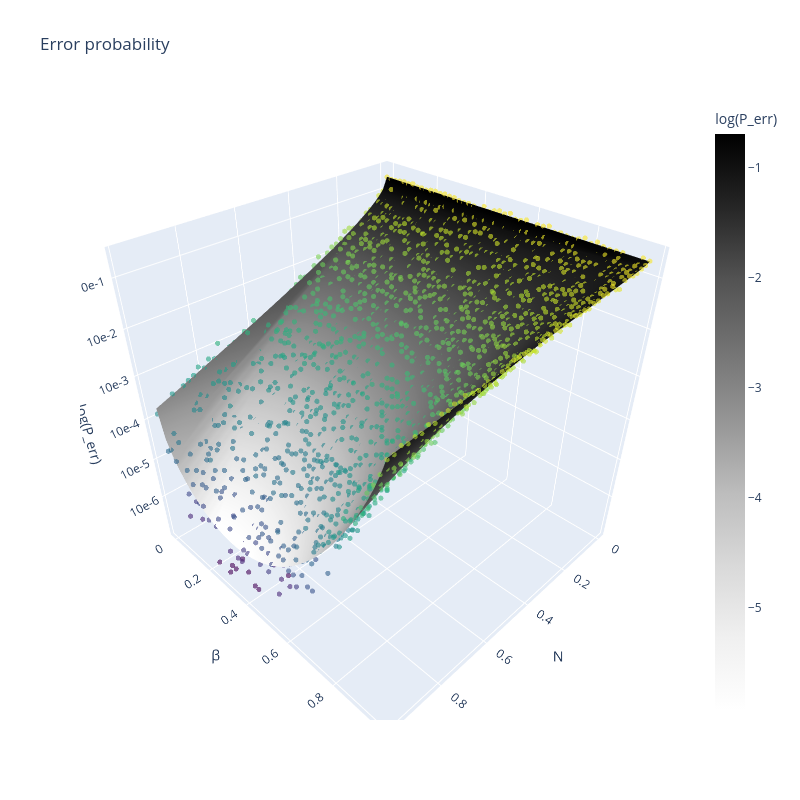

Write notebook code for a chart like this one.
### Code cell
# Create Mesh
N_mesh, beta_mesh = np.meshgrid(N_grid, beta_grid, indexing='ij')
p_err_theory = protocols.P_err_theory(N_mesh, beta_mesh, 0)

# Log scale for the probability
z_sim = np.log(p_err)
z_theory = np.log(p_err_theory)
zmin = np.floor(np.min(z_theory))
zmax = np.ceil(np.max(z_theory))
ticks = np.arange(zmin, zmax + 1)

# Figure
fig = go.Figure()
fig.add_trace(go.Scatter3d(x=N_mesh.ravel(), y=beta_mesh.ravel(), z=z_sim.ravel(), mode='markers', marker=dict(size=3, color=z_sim.ravel(), colorscale='Viridis', opacity=0.6), name="Simulation"))
fig.add_trace(go.Surface(x=N_mesh, y=beta_mesh, z=z_theory, colorscale="Greys", colorbar=dict(title="log(P_err)")))

# Figure settings
fig.update_layout(
    title="Error probability", 
    scene=dict(xaxis_title="N", 
               yaxis_title="β",  
               zaxis=dict(title="log(P_err)", 
               tickmode="array", 
                tickvals=ticks, ticktext=[f"10e{int(t)}" for t in ticks])), 
                width=800, 
                height=800
                )
fig.show()

### Figure 1 — Plotly figure (JSON) as saved in the notebook; plotly's stock layout.template omitted (floating-point values rounded to 4 significant figures; data arrays with more than 128 entries replaced by an {"elided": "..."} marker saying what was removed)
{"data": [{"marker": {"color": {"elided": "2500 float values"}, "colorscale": [[0, "#440154"], [0.1111, "#482878"], [0.2222, "#3e4989"], [0.3333, "#31688e"], [0.4444, "#26828e"], [0.5556, "#1f9e89"], [0.6667, "#35b779"], [0.7778, "#6ece58"], [0.8889, "#b5de2b"], [1, "#fde725"]], "opacity": 0.6, "size": 3}, "mode": "markers", "name": "Simulation", "type": "scatter3d", "x": {"elided": "2500 float values"}, "y": {"elided": "2500 float values"}, "z": {"elided": "2500 float values"}}, {"colorbar": {"title": {"text": "log(P_err)"}}, "colorscale": [[0, "rgb(255,255,255)"], [0.125, "rgb(240,240,240)"], [0.25, "rgb(217,217,217)"], [0.375, "rgb(189,189,189)"], [0.5, "rgb(150,150,150)"], [0.625, "rgb(115,115,115)"], [0.75, "rgb(82,82,82)"], [0.875, "rgb(37,37,37)"], [1, "rgb(0,0,0)"]], "type": "surface", "x": {"elided": "50x50 float values"}, "y": {"elided": "50x50 float values"}, "z": {"elided": "50x50 float values"}}], "layout": {"height": 800, "scene": {"xaxis": {"title": {"text": "N"}}, "yaxis": {"title": {"text": "β"}}, "zaxis": {"tickmode": "array", "ticktext": ["10e-6", "10e-5", "10e-4", "10e-3", "10e-2", "10e-1", "10e0"], "tickvals": [-6.0, -5.0, -4.0, -3.0, -2.0, -1.0, 0.0], "title": {"text": "log(P_err)"}}}, "title": {"text": "Error probability"}, "width": 800}}
